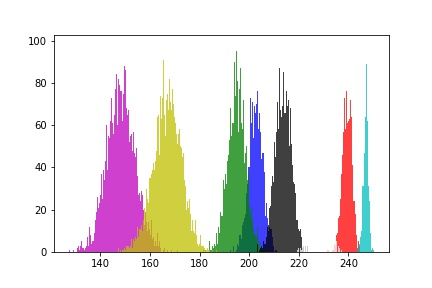
#> input picture assignment_02/histogram_of_b.jpg, 432 x 288 px; its folder holds only this picture in this run
$ python main_decision.py
#> lines starting #> are read from the running program, lines starting #| are printed output that depends on the picture
# -*- coding: utf-8 -*-
"""
Created on Tue Sep 19 21:26:24 2017

@author: WJCHEON
"""
#%%
import matplotlib.pyplot as plt
import matplotlib.image as mpimg
import numpy as np
import os
#%% Set parameters
number_of_channel = 3
result_folder_name = 'result_modified'
#%%
from tkinter import filedialog
from tkinter import *

Tk_gui_instance = Tk();
Tk_gui_instance.filename =  filedialog.askopenfilename(initialdir = "/",title = "Select file",filetypes = (("jpeg files","*.jpg"),("all files","*.*")))
#> the answer given: histogram_of_b.jpg
print(Tk_gui_instance.filename)
pathname, filename = os.path.split(Tk_gui_instance.filename)
#
filename_full_directory = os.path.join(pathname,filename)
img = plt.imread(filename_full_directory)
#> img is the input picture: shape (288, 432, 3); mean R, G, B 232.5, 227.7, 227.4
#%
def RGB_divider(img_):
    #
    import numpy as np
    #
    if len(np.shape(img_)) == 3:
        R_channel = img_[:,:,0]
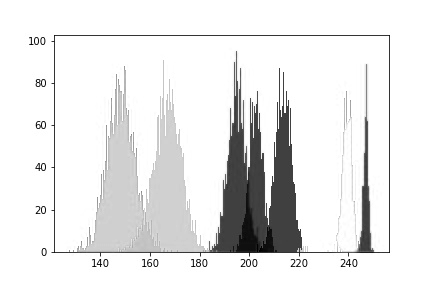
#> R_channel: shape (288, 432); min 0, max 255, mean 232.5
        G_channel = img_[:,:,1]
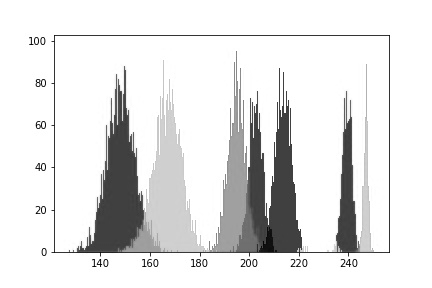
#> G_channel: shape (288, 432); min 0, max 255, mean 227.7
        B_channel = img_[:,:,2]
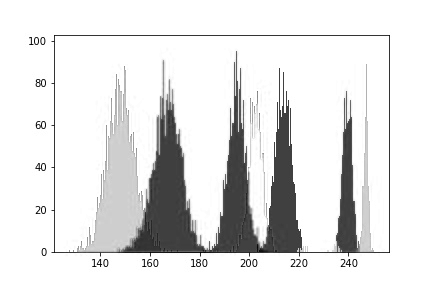
#> B_channel: shape (288, 432); min 0, max 255, mean 227.4
        #
        R_channel_onevec = R_channel[-1]
#> R_channel_onevec = 432 values from 255 to 255
        G_channel_onevec = G_channel[-1]
#> G_channel_onevec = 432 values from 255 to 255
        B_channel_onevec = B_channel[-1]
#> B_channel_onevec = 432 values from 255 to 255
        channel_onevec = {'r':R_channel_onevec, 'g':G_channel_onevec, 'b':B_channel_onevec}
        #
        return channel_onevec
img_channel_seperated = RGB_divider(img)
#> img_channel_seperated = 3 items
#target_expectation_r = np.mean(img_channel_seperated['r'])
#target_expectation_g = np.mean(img_channel_seperated['g'])
#target_expectation_b = np.mean(img_channel_seperated['b'])
target_expectation = []
target_expectation.append(np.mean(img_channel_seperated['r']))
target_expectation.append(np.mean(img_channel_seperated['g']))
target_expectation.append(np.mean(img_channel_seperated['b']))

#img = mpimg.imread(filename)
#%% Load Gaussian distrubton of learned
import pickle
def save_obj(obj, name ):
    with open('obj/'+ name + '.pkl', 'wb') as f:
        pickle.dump(obj, f, pickle.HIGHEST_PROTOCOL)

def load_obj(name ):
#> (the run stopped early here; a loop or call above may not have finished)

$ run again, on assignment_02/histogram_of_g.jpg
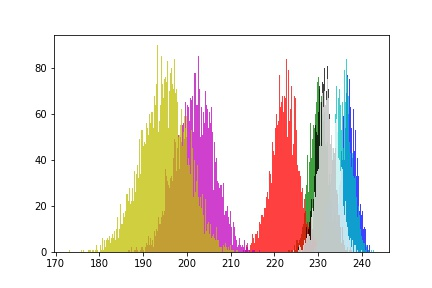
#> input picture assignment_02/histogram_of_g.jpg, 432 x 288 px
#> img is the input picture: shape (288, 432, 3); mean R, G, B 237.6, 228.6, 223
#> in RGB_divider, `G_channel = img_[:,:,1]`:
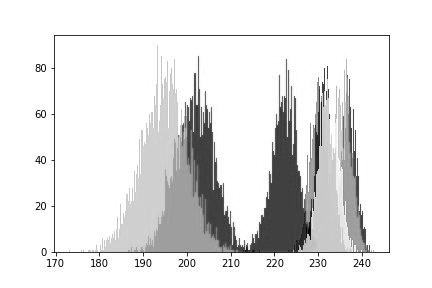
#> G_channel: shape (288, 432); min 0, max 255, mean 228.6
#> in RGB_divider, `B_channel = img_[:,:,2]`:
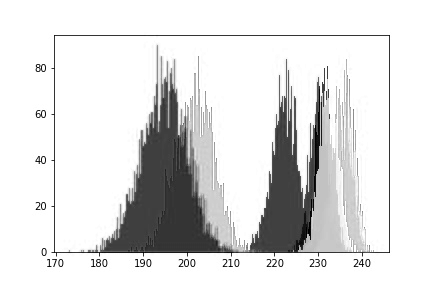
#> B_channel: shape (288, 432); min 0, max 255, mean 223
#> R_channel_onevec = 432 values from 255 to 255
#> img_channel_seperated = 3 items

$ run again, on assignment_02/histogram_of_r.jpg
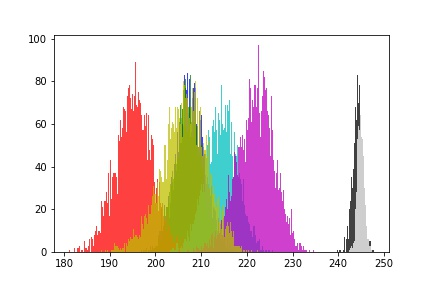
#> input picture assignment_02/histogram_of_r.jpg, 432 x 288 px
#> img is the input picture: shape (288, 432, 3); mean R, G, B 237.3, 224.9, 222.9
#> in RGB_divider, `R_channel = img_[:,:,0]`:
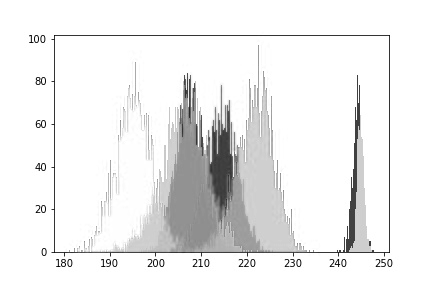
#> R_channel: shape (288, 432); min 0, max 255, mean 237.3
#> in RGB_divider, `B_channel = img_[:,:,2]`:
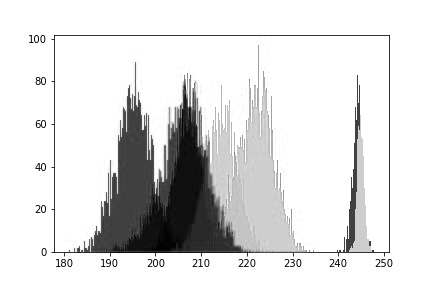
#> B_channel: shape (288, 432); min 0, max 255, mean 222.9
#> R_channel_onevec = 432 values from 255 to 255
#> img_channel_seperated = 3 items
